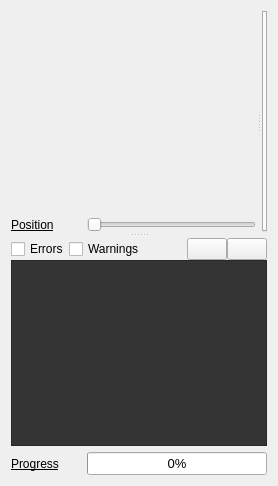
  <widget class="QWidget" name="centralwidget">
   <property name="styleSheet">
    <string notr="true"/>
   </property>
   <layout class="QVBoxLayout" name="verticalLayout_16">
    <item>
     <widget class="QSplitter" name="splitter">
      <property name="orientation">
       <enum>Qt::Vertical</enum>
      </property>
      <property name="handleWidth">
       <number>6</number>
      </property>
      <widget class="QSplitter" name="splitterFile">
       <property name="sizePolicy">
        <sizepolicy hsizetype="Expanding" vsizetype="Preferred">
         <horstretch>0</horstretch>
         <verstretch>0</verstretch>
        </sizepolicy>
       </property>
       <property name="minimumSize">
        <size>
         <width>0</width>
         <height>0</height>
        </size>
       </property>
       <property name="maximumSize">
        <size>
         <width>16777215</width>
         <height>16777215</height>
        </size>
       </property>
       <property name="orientation">
        <enum>Qt::Horizontal</enum>
       </property>
       <property name="handleWidth">
        <number>6</number>
       </property>
       <widget class="QWidget" name="verticalLayoutWidget">
        <layout class="QVBoxLayout" name="verticalLayout_15">
         <property name="sizeConstraint">
          <enum>QLayout::SetDefaultConstraint</enum>
         </property>
         <property name="leftMargin">
          <number>0</number>
         </property>
         <property name="topMargin">
          <number>0</number>
         </property>
         <property name="rightMargin">
          <number>0</number>
         </property>
         <property name="bottomMargin">
          <number>0</number>
         </property>
         <item>
          <widget class="CAMotics::GLView" name="simulationView" native="true">
           <property name="sizePolicy">
            <sizepolicy hsizetype="Expanding" vsizetype="Expanding">
             <horstretch>1</horstretch>
             <verstretch>1</verstretch>
            </sizepolicy>
           </property>
           <property name="minimumSize">
            <size>
             <width>200</width>
             <height>200</height>
            </size>
           </property>
           <property name="contextMenuPolicy">
            <enum>Qt::CustomContextMenu</enum>
           </property>
           <property name="layoutDirection">
            <enum>Qt::LeftToRight</enum>
           </property>
          </widget>
         </item>
         <item>
          <layout class="QGridLayout" name="gridLayout_9">
           <property name="horizontalSpacing">
            <number>6</number>
           </property>
           <item row="0" column="0">
            <widget class="QLabel" name="label_28">
             <property name="minimumSize">
              <size>
               <width>70</width>
               <height>0</height>
              </size>
             </property>
             <property name="maximumSize">
              <size>
               <width>70</width>
               <height>16777215</height>
              </size>
             </property>
             <property name="font">
              <font>
               <underline>true</underline>
              </font>
             </property>
             <property name="text">
              <string>Position</string>
             </property>
             <property name="alignment">
              <set>Qt::AlignLeading|Qt::AlignLeft|Qt::AlignVCenter</set>
             </property>
            </widget>
           </item>
           <item row="0" column="1">
            <widget class="QSlider" name="positionSlider">
             <property name="focusPolicy">
              <enum>Qt::NoFocus</enum>
             </property>
             <property name="toolTip">
              <string>Set tool path position</string>
             </property>
             <property name="maximum">
              <number>10000</number>
             </property>
             <property name="singleStep">
              <number>1</number>
             </property>
             <property name="pageStep">
              <number>100</number>
             </property>
             <property name="orientation">
              <enum>Qt::Horizontal</enum>
             </property>
            </widget>
           </item>
          </layout>
         </item>
        </layout>
       </widget>
       <widget class="QWidget" name="layoutWidget">
        <layout class="QVBoxLayout" name="verticalLayout_7">
         <property name="spacing">
          <number>0</number>
         </property>
         <property name="sizeConstraint">
          <enum>QLayout::SetDefaultConstraint</enum>
         </property>
         <property name="bottomMargin">
          <number>0</number>
         </property>
         <item>
          <widget class="CAMotics::FileTabManager" name="fileTabManager">
           <property name="sizePolicy">
            <sizepolicy hsizetype="Expanding" vsizetype="Expanding">
             <horstretch>0</horstretch>
             <verstretch>0</verstretch>
            </sizepolicy>
           </property>
           <property name="minimumSize">
            <size>
             <width>0</width>
             <height>0</height>
            </size>
           </property>
           <property name="maximumSize">
            <size>
             <width>16777215</width>
             <height>16777215</height>
            </size>
           </property>
           <property name="tabPosition">
            <enum>QTabWidget::West</enum>
           </property>
           <property name="tabShape">
            <enum>QTabWidget::Triangular</enum>
           </property>
           <property name="currentIndex">
            <number>-1</number>
           </property>
           <property name="elideMode">
            <enum>Qt::ElideNone</enum>
           </property>
           <property name="documentMode">
            <bool>false</bool>
           </property>
           <property name="tabsClosable">
            <bool>false</bool>
           </property>
           <property name="movable">
            <bool>false</bool>
           </property>
           <property name="tabBarAutoHide">
            <bool>false</bool>
           </property>
          </widget>
         </item>
        </layout>
       </widget>
      </widget>
      <widget class="QWidget" name="layoutWidget1">
       <layout class="QVBoxLayout" name="consoleFrame">
        <property name="spacing">
         <number>0</number>
        </property>
        <item>
         <layout class="QHBoxLayout" name="horizontalLayout_2">
          <item>
           <widget class="QCheckBox" name="errorsCheckBox">
            <property name="text">
             <string>Errors</string>
            </property>
           </widget>
          </item>
          <item>
           <widget class="QCheckBox" name="warningsCheckBox">
            <property name="text">
             <string>Warnings</string>
            </property>
           </widget>
          </item>
          <item>
           <spacer name="horizontalSpacer_2">
            <property name="orientation">
             <enum>Qt::Horizontal</enum>
            </property>
            <property name="sizeHint" stdset="0">
             <size>
              <width>40</width>
              <height>20</height>
             </size>
            </property>
           </spacer>
          </item>
          <item>
           <widget class="QPushButton" name="hideConsolePushButton">
            <property name="text">
             <string/>
            </property>
            <property name="icon">
             <iconset resource="camotics.qrc">
              <normaloff>:/icons/hide.png</normaloff>:/icons/hide.png</iconset>
            </property>
           </widget>
          </item>
          <item>
           <widget class="QPushButton" name="clearConsolePushButton">
            <property name="toolTip">
             <string>Clear console.</string>
            </property>
            <property name="text">
             <string/>
            </property>
            <property name="icon">
             <iconset resource="camotics.qrc">
              <normaloff>:/icons/clear.png</normaloff>:/icons/clear.png</iconset>
            </property>
           </widget>
          </item>
         </layout>
        </item>
        <item>
         <widget class="CAMotics::ConsoleWriter" name="console">
          <property name="styleSheet">
           <string notr="true">QTextEdit {
  background-color: #343434;
}</string>
          </property>
         </widget>
        </item>
       </layout>
      </widget>
     </widget>
    </item>
    <item>
     <layout class="QHBoxLayout" name="horizontalLayout">
      <item>
       <widget class="QLabel" name="label_27">
        <property name="minimumSize">
         <size>
          <width>70</width>
          <height>0</height>
         </size>
        </property>
        <property name="maximumSize">
         <size>
          <width>70</width>
          <height>16777215</height>
         </size>
        </property>
        <property name="font">
         <font>
          <underline>true</underline>
         </font>
        </property>
        <property name="text">
         <string>Progress</string>
        </property>
        <property name="alignment">
         <set>Qt::AlignLeading|Qt::AlignLeft|Qt::AlignVCenter</set>
        </property>
       </widget>
      </item>
      <item>
       <widget class="QProgressBar" name="progressBar">
        <property name="sizePolicy">
         <sizepolicy hsizetype="Expanding" vsizetype="Fixed">
          <horstretch>1</horstretch>
          <verstretch>0</verstretch>
         </sizepolicy>
        </property>
        <property name="font">
         <font>
          <pointsize>10</pointsize>
         </font>
        </property>
        <property name="toolTip">
         <string>Progressbar</string>
        </property>
        <property name="maximum">
         <number>10000</number>
        </property>
        <property name="value">
         <number>0</number>
        </property>
       </widget>
      </item>
     </layout>
    </item>
   </layout>
  </widget>
